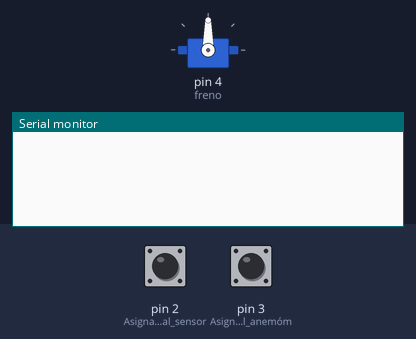
A sketch run on a simulated Arduino Uno, built with avr-gcc and run on an emulated ATmega328P. Parts: servo, the last lines printed to the serial monitor. The test bench sets the inputs (shaded band); at power-on: pin 2 (Asigna_el_pin_2_al_sensor) LOW, pin 3 (Asigna_el_pin_3_al_anemóm) LOW.

Above: at 2.2 s.
2.3 s: pin 2 (Asigna_el_pin_2_al_sensor) pulsed HIGH 2 times (0.12 s each, 0.3 s apart)
At 3.8 s:
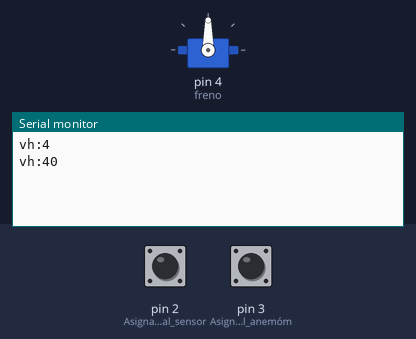
4.4 s: pin 3 (Asigna_el_pin_3_al_anemóm) pulsed HIGH 2 times (0.12 s each, 0.3 s apart)
At 5.4 s:
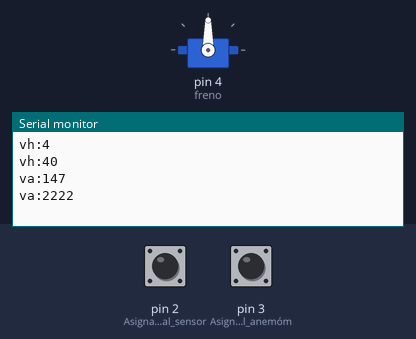

The sketch:

Arduino.ino
```cpp
#include <Servo.h> // Incluye la librería necesaria para el servomotor del freno
#include <SoftwareSerial.h>   // Incluimos la librería  SoftwareSerial
SoftwareSerial BT(10,11); // Define los pines RX y TX del Arduino conectados al Bluetooth (necesario para la función de envío de datos)
Servo freno; // Crea un objeto para controlar el servomotor del freno


// Variables

// Sensor hall
int ah; // Comprobación de inicio de conmutación en el sensor hall
unsigned long toh=0, tfh, dth, kh=12000, vh, vhmax=200;
// Variables no empleadas
// unsigned long vh2, dvh, aah;

// Anemómetro
int aan; // Comprobación de inicio de conmutación en el anemómetro
unsigned long toa=0, tfa, dta, ka=666667, va, vamax=10000;
// Variables no empleadas
// unsigned long va2, dva, aa;

// Freno
int pos, poso=90, poslims=180, poslimi=90;


// Programa principal (Main)

// Inicialización
void setup()
{
  BT.begin(9600); // Inicializamos el puerto serie BT (Para Modo AT 2) (necesario para la función de envío de datos)
  Serial.begin(9600);

  pinMode(2, INPUT); // Asigna el pin 2 al sensor Hall
  pinMode(3, INPUT); // Asigna el pin 3 al anemómetro
  freno.attach(4); // Asigna el pin 4 al servomotor del freno

  freno.write(poso); // Coloca el freno en la posición inicial

  delay (1000); // Espera 1s antes de iniciar el bucle
}

// Bucle principal
void loop()
{
  if(digitalRead(3)==HIGH) // Si el anemómetro no detecta conmutación
  {
    aan=1;
    servo(); // Ejecuta la función de movimiento del freno
  }

    if(digitalRead(2)==HIGH) // Si el sensor hall no detecta conmutación
  {
    ah=1;
    servo(); // Ejecuta la función de movimiento del freno
  }

  if(digitalRead(3)==LOW) // Si el anemómetro detecta conmutación
  {
    if(aan==1) // Si la conmutación es detectada justo después de la ausencia de conmutación del anemómetro
    {
      tfa = millis(); // Guarda el tiempo de la conmutación actual del anemómetro
      dta = tfa-toa; // Calcula el diferencial de tiempo respecto a la conmutación anterior del anemómetro
      toa = millis(); // Guarda el tiempo de la conmutación actual para ser empleado en la siguiente conmutación del anemómetro

      if(dta!=0) // Si el diferencial de tiempo del anemómetro no es 0
      {
        va = ka/dta; // Calcula la velocidad del viento
        //dva = va-va2;
        //va2 = va;
        //aa = dva/dta;
      }
      else // Si el diferencial de tiempo del anemómetro es 0
      {
        va = 9999; // Fija una velocidad del viento muy alta
        Serial.print("error va"); // Indica mediante un mensaje en el "Serial" que se ha producido un error en el anemómetro
        //dva = va-va2;
        //va2 = va;
        //aa = 10e6;
      }

      // Indica en el "Serial" la velocidad del viento
      Serial.print("va:");
      Serial.print(va);
      Serial.println('\t');

      enviar(1); //Función de envío de datos (desarrollada por Javier Colinas Cano)
    }

    aan=0; // Asegura que no se vuelva a calcular el diferencial de tiempo hasta la siguiente conmutación real del anemómetro

    servo(); // Ejecuta la función de movimiento del freno
  }

  if(digitalRead(2)==LOW) // Si el sensor hall detecta conmutación
  {
    if(ah==1) // Si la conmutación es detectada justo después de la ausencia de conmutación del sensor hall
    {
      tfh = millis(); // Guarda el tiempo de la conmutación actual del sensor hall
      dth = tfh-toh; // Calcula el diferencial de tiempo respecto a la conmutación anterior del sensor hall
      toh = millis(); // Guarda el tiempo de la conmutación actual para ser empleado en la siguiente conmutación del sensor hall

      if(dth!=0) // Si el diferencial de tiempo del sensor hall no es 0
      {
        vh = kh/dth; // Calcula la velocidad angular de la turbina
        //dvh = vh-vh2;
        //vh2 = vh;
        //aah = dvh/dth;
      }
      else // Si el diferencial de tiempo del sensor hall es 0
      {
        vh = 199; // Fija una velocidad de la turbina muy alta
        Serial.print("error vh");  // Indica mediante un mensaje en el "Serial" que se ha producido un error en el sensor hall
        //dvh = vh-vh2;
        //vh2 = vh;
        //aah = 10e6;
      }

      // Indica en el "Serial" la velocidad angular de la turbina
      Serial.print("vh:");
      Serial.print(vh);
      Serial.println('\t');

      enviar(2); //Función de envío de datos (desarrollada por Javier Colinas Cano)
    }

    ah=0; // Asegura que no se vuelva a calcular el diferencial de tiempo hasta la siguiente conmutación real del sensor hall

    servo(); // Ejecuta la función de movimiento del freno
  }
}


// Función de movimiento del freno
void servo()
{
  pos = freno.read(); // Detecta la posición actual del servomotor

  if((va>=vamax || vh>=vhmax) && pos<poslims) // Si la velocidad del viento o la velocidad angular de la turbina superan o igualan los valores límite establecidos y la posición del servomotor no es la de frenado
  {
    // pos +=1; Inicialmente se encotraba así, por ello el servomotor tenía problemas puesto que había perturbaciones en su movimiento y en el par.
    pos = poslims; // El servomotor se sitúa en posición de frenado. Javier Colinas Cano sugirió este cambio y ahora funciona corréctamente.
  }

  if(va<vamax && vh<vhmax && pos>poslimi) // Si la velocidad del viento y la velocidad angular de la turbina son inferiores a los valores límite establecidos y la posición del servomotor no es la de máxima apertura
  {
    // pos -=1;
    pos = poslimi; // El servomotor se sitúa en posición de apertura
  }

  freno.write(pos); // Envía la señal correspondiente al servomotor
}


//Función de envío de datos (desarrollada por Javier Colinas Cano)
void enviar(int e)//esta función recibe un 1 o un 2 según si el dato a enviar es del anemómetro o del sensor de efecto hall respectivamente.
{
  //El módulo bluetooth HC-05 solo puede enviar datos que ocupen 8 bits como máximo, por tanto, para poder enviar los datos mayores se usarán variables auxiliares para permitir el envío de dato completo.
  static int d;
  static int f;
  if (e==1)
  {
    f=tfa>>16;
    d=tfa>>8;
    BT.write(65);//se envía un número que al ser recibido en matlab se lee según el código ASCII y se traduce como una A el 65 y una H el 72, haciendo referencia a los datos recibidos del anemómetro y del sensor de efecto Hall respectivamente.
    BT.write(f);
    f = 0; //se actualizan las variables para evitar posibles errores.
    BT.write(d);
    d = 0;
    BT.write(tfa);
  }
  else
  {
    f=tfh>>16;
    d=tfh>>8;
    BT.write(72);
    BT.write(f);
    f = 0;
    BT.write(d);
    d = 0;
    BT.write(tfh);
  }
}
```

Measured:
- after the input at 2.3 s, the serial monitor: prints a new line after 0.12 s (image 1)
- after the input at 4.4 s, the serial monitor: prints a new line after 0.12 s (image 2)
